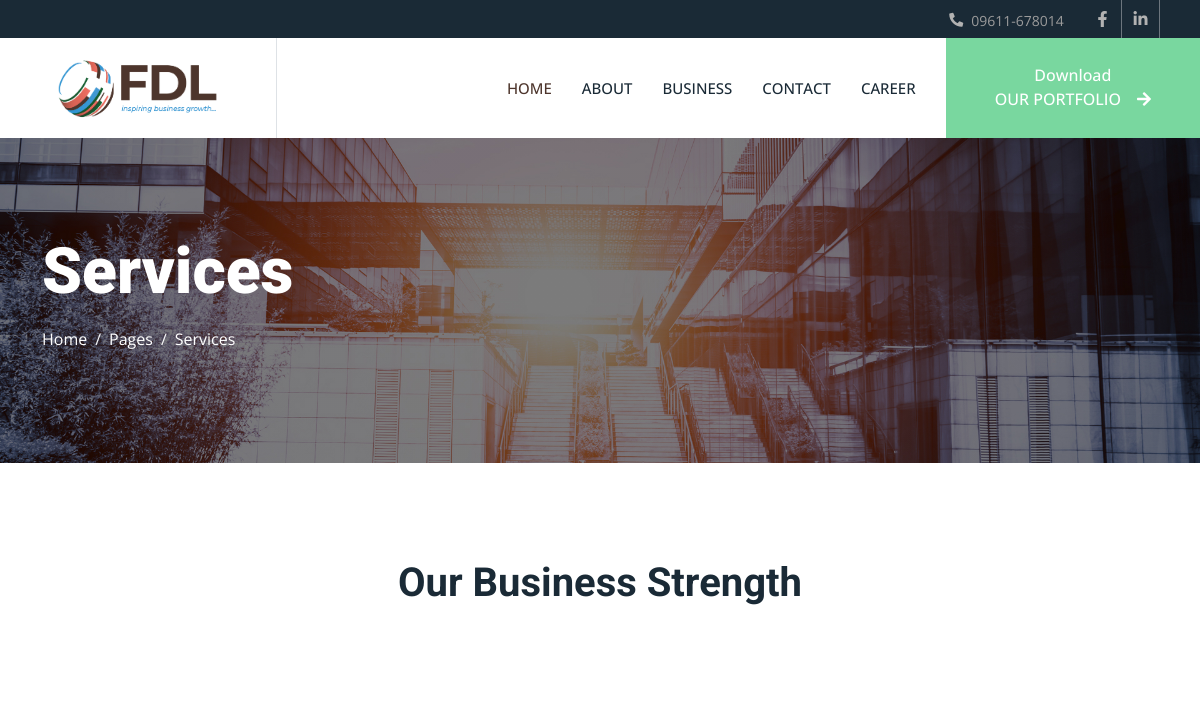
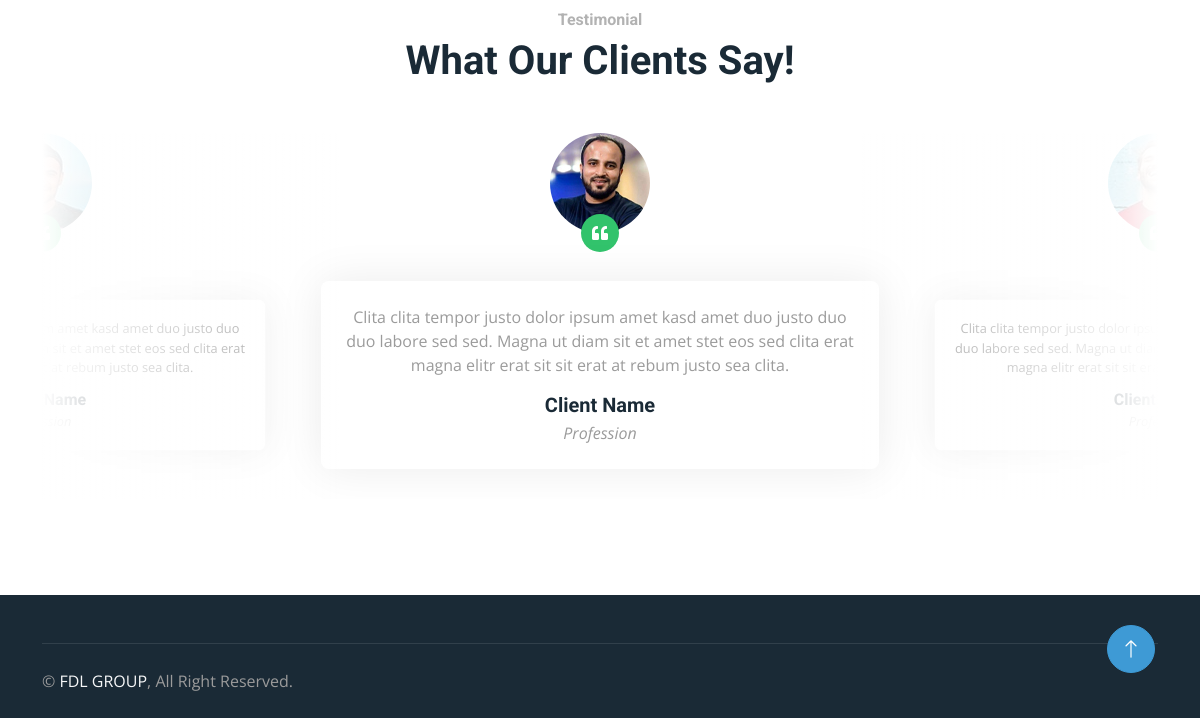
The app's page /service/, older data (2 pictures, top to bottom).
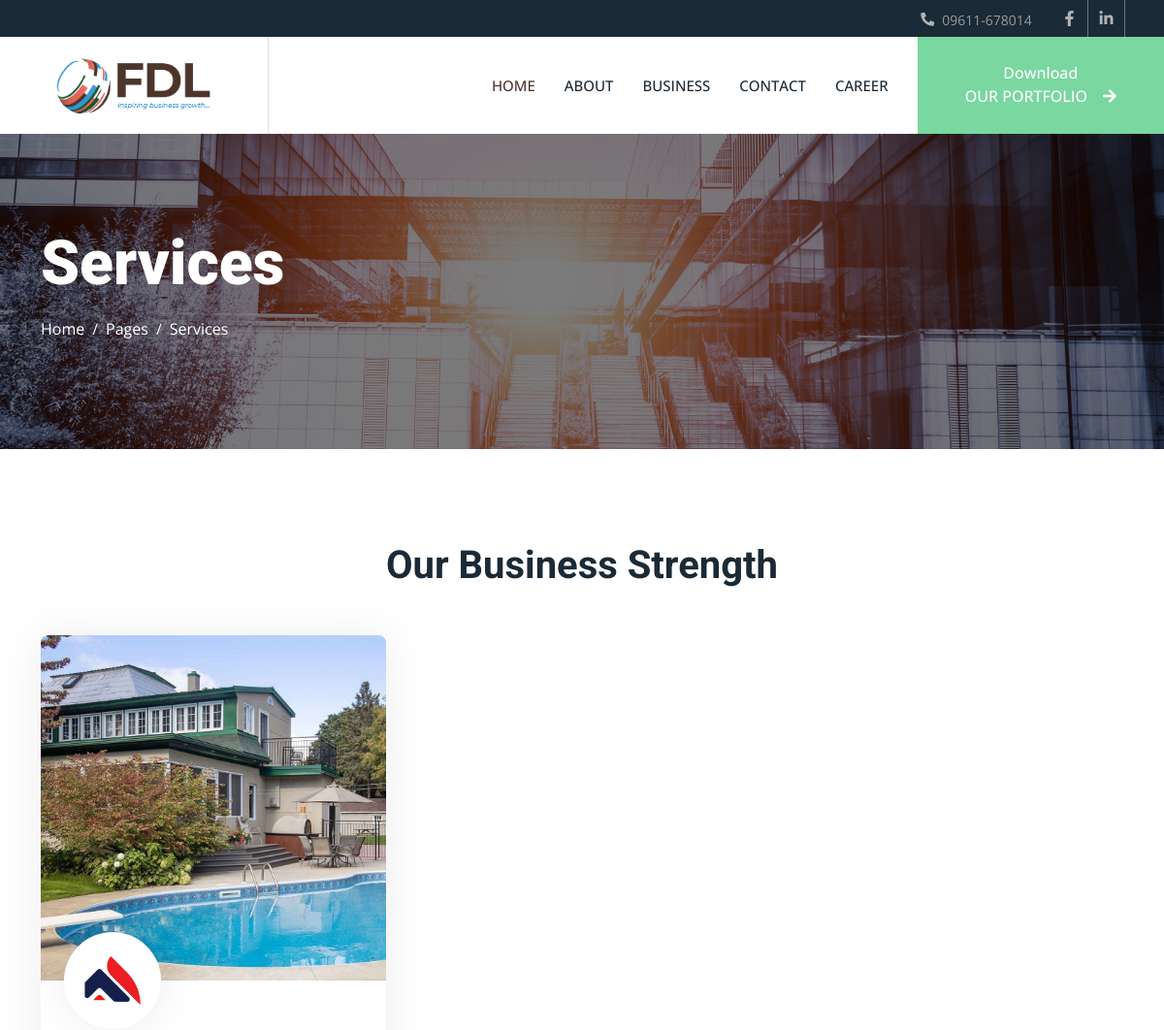
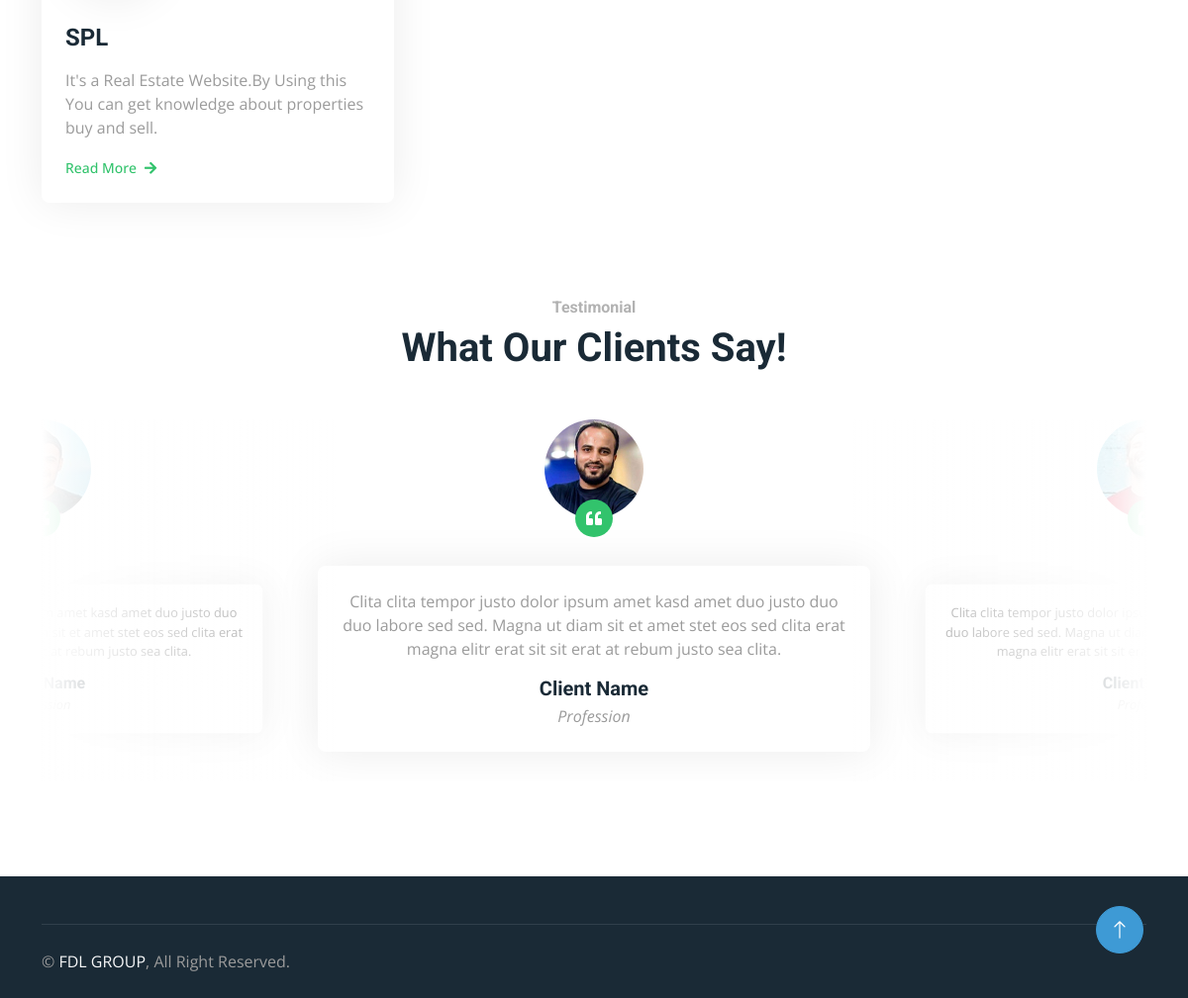
The same page, newer data (2 pictures, top to bottom).
### products/models.py (models this page shows, shortened)
class BusinessStrength(models.Model):
    title = models.CharField(max_length=200)
    description = models.TextField()
    image = models.ImageField(upload_to='business_strength/')
    icon = models.ImageField(upload_to='business_strength/icons/')
    link = models.URLField(max_length=200, blank=True, null=True)

### products/views.py (the view)
# urls.py: path('service/', views.service, name="service"),
def service(request):
    business_strengths = BusinessStrength.objects.all()
    context = {
        'business_strengths': business_strengths
    }
    return render(request,'products/service.html',context)

### products/templates/products/service.html (shortened to what this page needs)
{% extends "products/base.html" %}
{% block body %}
{% load static %}
    <div class="container-fluid page-header py-5 mb-5">
        <div class="container py-5">
            <h1 class="display-3 text-white mb-3 animated slideInDown">Services</h1>
            <nav aria-label="breadcrumb animated slideInDown">
                <ol class="breadcrumb">
                    <li class="breadcrumb-item"><a class="text-white" href="#">Home</a></li>
                    <li class="breadcrumb-item"><a class="text-white" href="#">Pages</a></li>
                    <li class="breadcrumb-item text-white active" aria-current="page">Services</li>
                </ol>
            </nav>
        </div>
    </div>
<div class="container-xxl py-5">
    <div class="container">
        <div class="text-center mx-auto mb-5 wow fadeInUp" data-wow-delay="0.1s" style="max-width: 600px;">
            <h1 class="mb-4">Our Business Strength</h1>
        </div>
        <div class="row g-4">
            {% for item in business_strengths %}
            <div class="col-md-6 col-lg-4 wow fadeInUp" data-wow-delay="0.{{ forloop.counter0 }}s">
                <div class="service-item rounded overflow-hidden">
                    <img class="img-fluid" src="{{ item.image.url }}" alt="">
                    <div class="position-relative p-4 pt-0">
                        <div class="service-icon">
                            <img src="{{ item.icon.url }}" style="width:80px;">
                        </div>
                        <h4 class="mb-3">{{ item.title }}</h4>
                        <p>{{ item.description }}</p>
                        {% if item.link %}
                        <a class="small fw-medium" href="{{ item.link }}" target="_blank">Read More<i class="fa fa-arrow-right ms-2"></i></a>
                        {% else %}
                        <a class="small fw-medium disabled">Read More<i class="fa fa-arrow-right ms-2"></i></a>
                        {% endif %}
                    </div>
                </div>
            </div>
            {% endfor %}
        </div>
    </div>
</div>
    <div class="container-xxl py-5">
        <div class="container">
            <div class="text-center mx-auto mb-5 wow fadeInUp" data-wow-delay="0.1s" style="max-width: 600px;">
                <h6 class="text-primary">Testimonial</h6>
                <h1 class="mb-4">What Our Clients Say!</h1>
            </div>
            <div class="owl-carousel testimonial-carousel wow fadeInUp" data-wow-delay="0.1s">
                <div class="testimonial-item text-center">
                    <div class="testimonial-img position-relative">
                        <img class="img-fluid rounded-circle mx-auto mb-5" src="img/testimonial-1.jpg">
                        <div class="btn-square bg-primary rounded-circle">
                            <i class="fa fa-quote-left text-white"></i>
                        </div>
                    </div>
                    <div class="testimonial-text text-center rounded p-4">
                        <p>Clita clita tempor justo dolor ipsum amet kasd amet duo justo duo duo labore sed sed. Magna ut diam sit et amet stet eos sed clita erat magna elitr erat sit sit erat at rebum justo sea clita.</p>
                        <h5 class="mb-1">Client Name</h5>
                        <span class="fst-italic">Profession</span>
                    </div>
                </div>
                <div class="testimonial-item text-center">
                    <div class="testimonial-img position-relative">
                        <img class="img-fluid rounded-circle mx-auto mb-5" src="img/testimonial-2.jpg">
                        <div class="btn-square bg-primary rounded-circle">
                            <i class="fa fa-quote-left text-white"></i>
                        </div>
                    </div>
                    <div class="testimonial-text text-center rounded p-4">
                        <p>Clita clita tempor justo dolor ipsum amet kasd amet duo justo duo duo labore sed sed. Magna ut diam sit et amet stet eos sed clita erat magna elitr erat sit sit erat at rebum justo sea clita.</p>
                        <h5 class="mb-1">Client Name</h5>
                        <span class="fst-italic">Profession</span>
                    </div>
                </div>
                <div class="testimonial-item text-center">
                    <div class="testimonial-img position-relative">
                        <img class="img-fluid rounded-circle mx-auto mb-5" src="img/testimonial-3.jpg">
                        <div class="btn-square bg-primary rounded-circle">
                            <i class="fa fa-quote-left text-white"></i>
                        </div>
                    </div>
                    <div class="testimonial-text text-center rounded p-4">
                        <p>Clita clita tempor justo dolor ipsum amet kasd amet duo justo duo duo labore sed sed. Magna ut diam sit et amet stet eos sed clita erat magna elitr erat sit sit erat at rebum justo sea clita.</p>
                        <h5 class="mb-1">Client Name</h5>
                        <span class="fst-italic">Profession</span>
                    </div>
                </div>
            </div>
        </div>
    </div>
    {% endblock %}

### products/templates/products/base.html (shortened to what this page needs)
{% load static %}
<!DOCTYPE html>
<html lang="en">
<head>
    <link href="https://cdnjs.cloudflare.com/ajax/libs/font-awesome/5.10.0/css/all.min.css" rel="stylesheet">
    <link href="https://cdn.jsdelivr.net/npm/bootstrap-icons@1.4.1/font/bootstrap-icons.css" rel="stylesheet">
    <link href={% static "lib/animate/animate.min.css"%} rel="stylesheet">
    <link href={% static "lib/owlcarousel/assets/owl.carousel.min.css"%} rel="stylesheet">
    <link href={% static "lib/lightbox/css/lightbox.min.css"%} rel="stylesheet">
    <link href={% static "css/bootstrap.min.css"%} rel="stylesheet">
    <link href={% static "css/style.css"%} rel="stylesheet">
</head>
<body>
    <div class="container-fluid bg-dark p-0">
        <div class="row gx-0 d-none d-lg-flex">
            <div class="col-lg-7 px-5 text-start">
            </div>
            <div class="col-lg-5 px-5 text-end">
                <div class="h-100 d-inline-flex align-items-center me-4">
                    <small class="fa fa-phone-alt text-primary me-2"></small>
                    <small>09611-678014</small>
                </div>
                <div class="h-100 d-inline-flex align-items-center mx-n2">
                    <a class="btn btn-square btn-link rounded-0 border-0 border-end border-secondary" href="https://www.facebook.com/fdlfamilyofficial"><i class="fab fa-facebook-f"></i></a>
                    <a class="btn btn-square btn-link rounded-0 border-0 border-end border-secondary" href="https://www.linkedin.com/company/fdlfamilyofficial/"><i class="fab fa-linkedin-in"></i></a>
                </div>
            </div>
        </div>
    </div>
<nav class="navbar navbar-expand-lg bg-white navbar-light sticky-top p-0">
    <a href="{% url 'home' %}" class="navbar-brand d-flex align-items-center border-end px-4 px-lg-5">
        <h2 class="m-0 text-primary"><img src="{% static 'img/fdl_logo.png' %}" style="width:180px;"></h2>
    </a>
    <div class="collapse navbar-collapse" id="navbarCollapse">
        <div class="navbar-nav ms-auto p-4 p-lg-0">
            <a href="{% url 'home' %}" class="nav-item nav-link active">Home</a>
            <a href="{% url 'about' %}" class="nav-item nav-link">About</a>
            <a href="{% url 'service' %}" class="nav-item nav-link">Business</a>
            <a href="contact.html" class="nav-item nav-link">Contact</a>
            <a href="#" class="nav-item nav-link">CAREER</a>
        </div>
        {% if portfolio %}
            <a href="{{ portfolio.file.url }}" class="btn btn-primary rounded-0 py-4 px-lg-5 d-none d-lg-block">Download<br>OUR PORTFOLIO<i class="fa fa-arrow-right ms-3"></i></a>
        {% else %}
            <a href="#" class="btn btn-primary rounded-0 py-4 px-lg-5 d-none d-lg-block disabled">Download<br>OUR PORTFOLIO<i class="fa fa-arrow-right ms-3"></i></a>
        {% endif %}
    </div>
</nav>
    {% block body %}
    {% endblock %}
    <div class="container-fluid bg-dark text-body footer mt-5 pt-5 wow fadeIn" data-wow-delay="0.1s">
        <div class="container">
            <div class="copyright">
                <div class="row">
                    <div class="col-md-6 text-center text-md-start mb-3 mb-md-0">
                        &copy; <a href="#">FDL GROUP</a>, All Right Reserved.
                    </div>
                </div>
            </div>
        </div>
    </div>
    <a href="#" class="btn btn-lg btn-primary btn-lg-square rounded-circle back-to-top"><i class="bi bi-arrow-up"></i></a>
</body>
</html>

### products/static/css/style.css (style rules this page uses)
:root { --primary: #4d352c; --light: #F6F7F8; --dark: #1A2A36; }
.fw-medium { font-weight: 500 !important; }
.back-to-top { position: fixed; display: none; right: 45px; bottom: 45px; z-index: 99; }
.btn { font-weight: 500; transition: .5s; }
.btn.btn-primary, .btn.btn-outline-primary:hover { color: #FFFFFF; }
.btn-square { width: 38px; height: 38px; }
.btn-lg-square { width: 48px; height: 48px; }
.btn-square, .btn-sm-square, .btn-lg-square { padding: 0; display: flex; align-items: center; justify-content: center; font-weight: normal; }
.navbar.sticky-top { top: -100px; transition: .5s; }
.navbar .navbar-brand, .navbar a.btn { height: 100px; }
.navbar .navbar-nav .nav-link { margin-right: 30px; padding: 25px 0; color: var(--dark); font-size: 15px; font-weight: 500; text-transform: uppercase; outline: none; }
.navbar .navbar-nav .nav-link:hover, .navbar .navbar-nav .nav-link.active { color: var(--primary); }
.page-header { background: linear-gradient(rgba(0, 0, 0, .1), rgba(0, 0, 0, .1)), url(../img/carousel-1.jpg) center center no-repeat; background-size: cover; }
.breadcrumb-item + .breadcrumb-item::before { color: var(--light); }
.service-item { box-shadow: 0 0 45px rgba(0, 0, 0, .08); }
.service-icon { position: relative; margin: -50px 0 25px 0; width: 100px; height: 100px; display: flex; align-items: center; justify-content: center; color: var(--primary); background: #FFFFFF; border-radius: 100px; box-shadow: 0 0 45px rgba(0, 0, 0, .08); transition: .5s; }
.testimonial-carousel::before { position: absolute; content: ""; top: 0; left: 0; height: 100%; width: 0; background: linear-gradient(to right, rgba(255, 255, 255, 1) 0%, rgba(255, 255, 255, 0) 100%); z-index: 1; }
.testimonial-carousel::after { position: absolute; content: ""; top: 0; right: 0; height: 100%; width: 0; background: linear-gradient(to left, rgba(255, 255, 255, 1) 0%, rgba(255, 255, 255, 0) 100%); z-index: 1; }
@media (min-width: 768px) { .testimonial-carousel::before, .testimonial-carousel::after { width: 200px; } }
@media (min-width: 992px) { .testimonial-carousel::before, .testimonial-carousel::after { width: 300px; } }
.testimonial-carousel .testimonial-img img { width: 100px; height: 100px; }
.testimonial-carousel .testimonial-img .btn-square { position: absolute; bottom: -19px; left: 50%; transform: translateX(-50%); }
.testimonial-carousel .owl-item .testimonial-text { margin-bottom: 30px; box-shadow: 0 0 45px rgba(0, 0, 0, .08); transform: scale(.8); transition: .5s; }
.testimonial-carousel .owl-item.center .testimonial-text { transform: scale(1); }
.footer .copyright { padding: 25px 0; border-top: 1px solid rgba(256, 256, 256, .1); }
.footer .copyright a { color: var(--light); }

Row changes from the older to the newer data that the page shows:
added BusinessStrength: image (picture), icon (picture), title "SPL", description "It's a Real Estate Website.By Using this You can get knowledge about properties buy and sell."
